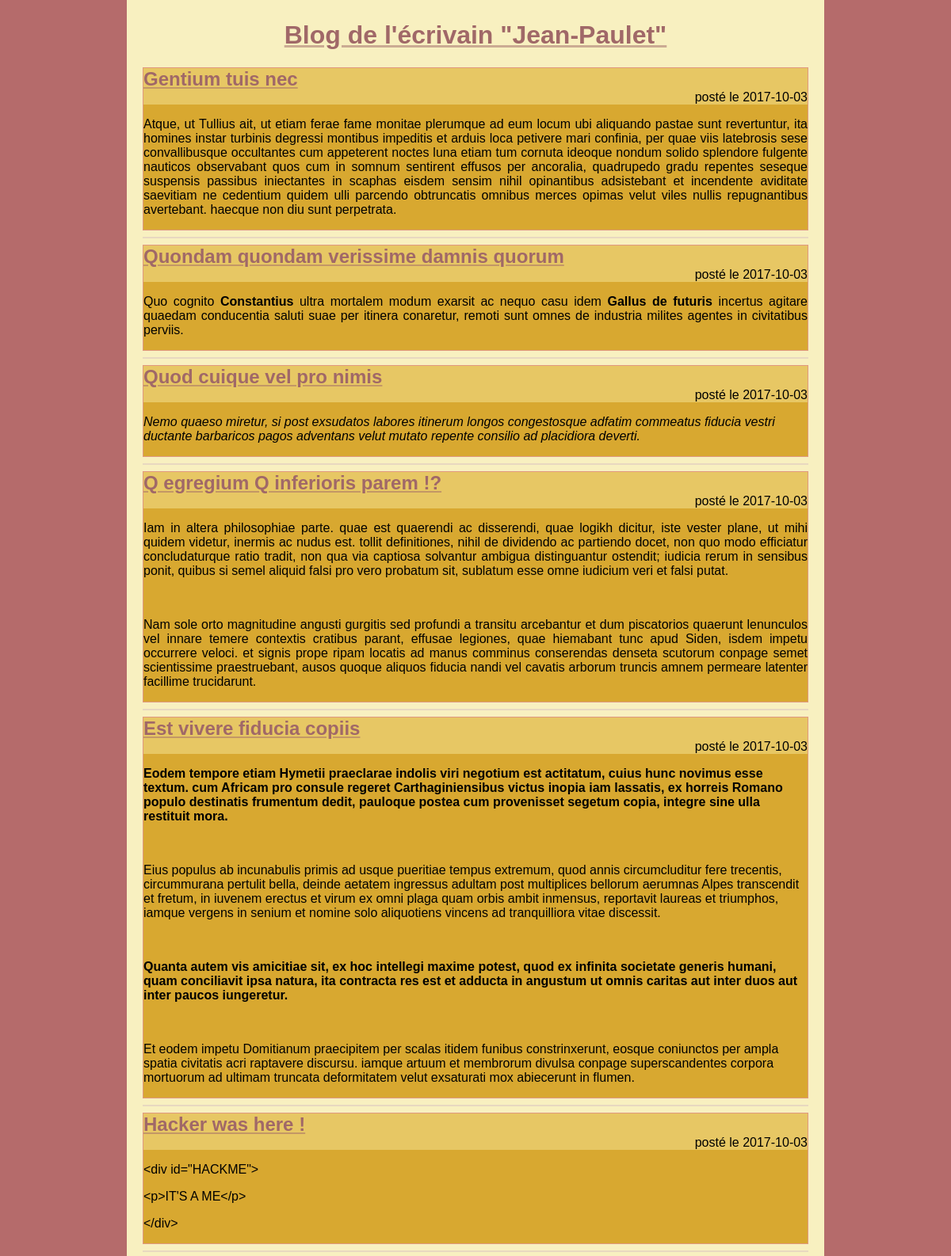
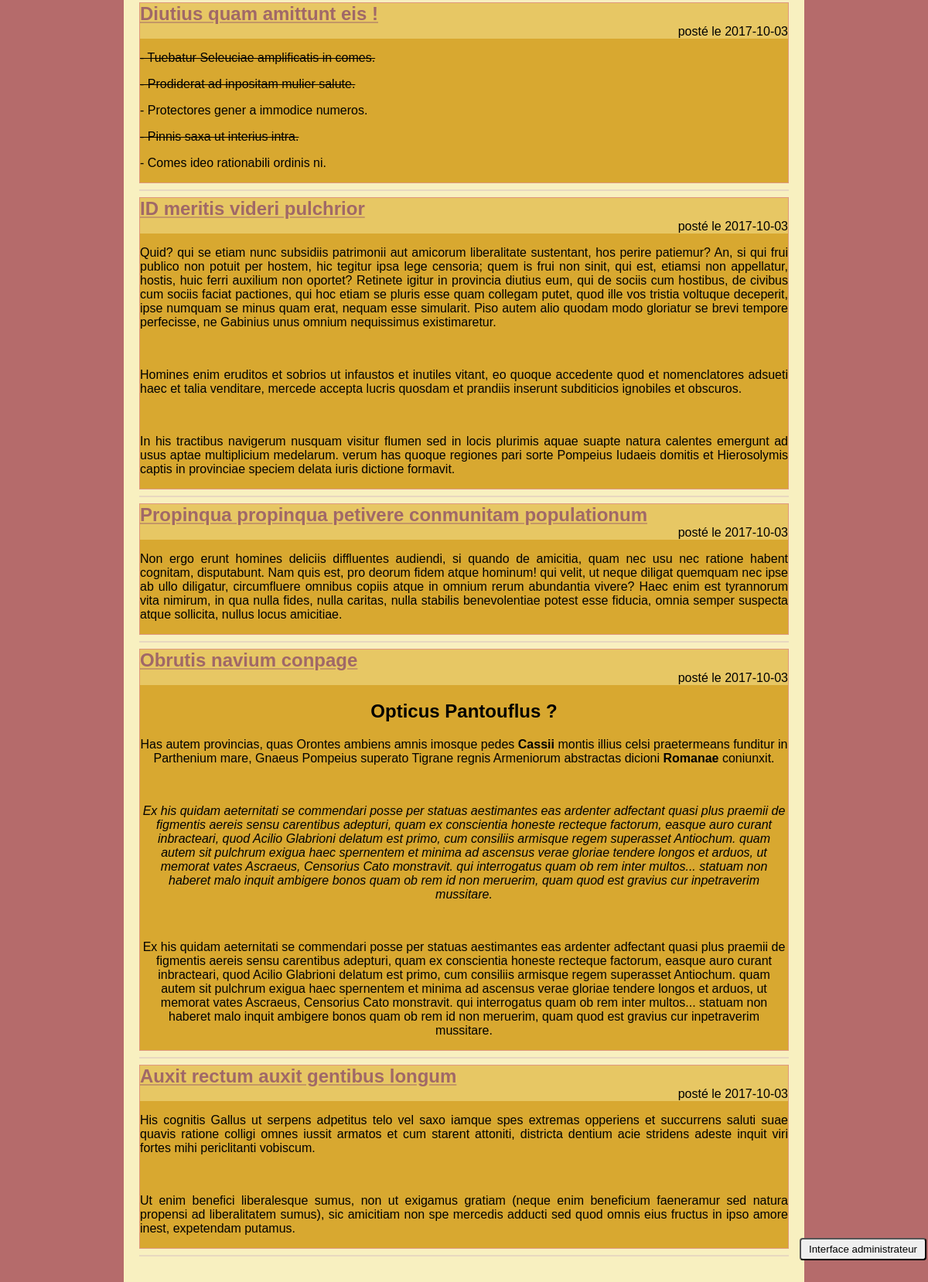
The page / on the database its author committed (2 pictures, top to bottom).
### tables this page shows
CREATE TABLE `billets` (
  `id` int(11) NOT NULL,
  `titre` varchar(255) NOT NULL,
  `contenu` text NOT NULL,
  `date_creation` date NOT NULL
);

### Controleur/ControleurAccueil.php (called while the page is built)
<?php
require_once 'Modele/Billet.php';
require_once 'Vue/Vue.php';
class ControleurAccueil {
    private $billet;
    public function __construct() {
        $this->billet = new Billet();
    }
    public function accueil() {
        $billets = $this->billet->getBillets();
        $vue = new Vue("Accueil");
        $vue->generer(array('billets' => $billets));
    }
}

### Modele/Billet.php (called while the page is built, shortened)
<?php
require_once 'Modele/Modele.php';
class Billet extends Modele {
    public function getBillets() {
        $sql = 'select id, date_creation as date,'
                . ' titre, contenu from billets'
                . ' order by id desc';
        $billets = $this->executerRequete($sql);
        return $billets;
    }
}

### Modele/Modele.php (called while the page is built)
<?php
abstract class Modele {
    private $bdd;
    protected function executerRequete($sql, $params = null) {
        if ($params == null) {
            $resultat = $this->getBdd()->query($sql);
        }
        else {
            $resultat = $this->getBdd()->prepare($sql);
            $resultat->execute($params);
        }
        return $resultat;
    }
    private function getBdd() {
        if ($this->bdd == null) {
            $this->bdd = new PDO('mysql:host=mysql-helix.alwaysdata.net;dbname=helix_projet_4;charset=utf8',
                    'helix', 'x-0032649',
                    array(PDO::ATTR_ERRMODE => PDO::ERRMODE_EXCEPTION));
        }
        return $this->bdd;
    }
}

### index.php (called while the page is built, shortened)
<?php
require 'Controleur/Routeur.php';
$routeur = new Routeur();
$routeur->routerRequete();

### Vue/vueAccueil.php (the view)
<?php $this->titre = "Projet 4"; ?>
<?php foreach ($billets as $billet):
    ?>
    <article>
        <header>
            <a href="<?= "index.php?action=billet&id=" . $billet['id'] ?>">
                <h2 class="titreBillet"><?= htmlspecialchars($billet['titre']) ?></h2>
            </a>
            <p>posté le <?= htmlspecialchars($billet['date']) ?></p>
        </header>
        <p><?= $billet['contenu'] ?></p>
    </article>
    <hr />
<?php endforeach; ?>

### Vue/gabarit.php (shortened to what this page needs)
<!doctype html>
<html lang="fr">
    <head>
        <link rel="stylesheet" href="Contenu/style.css">
    </head>
    <body>
        <div id="global">
            <header>
                <a href="index.php"><h1 id="titreBlog">Blog de l'écrivain "Jean-Paulet"</h1></a>
            </header>
            <div id="contenu">
                <?= $contenu ?>
            </div>
        </div>
        <footer>
            <?php
                if ($_SESSION['login']) {
                    include "vueBoutonPageAdmin.php";
                    include "vueDeconnexion.php";
                }
                else {
                    include "vueConnexion.php";
                }
            ?>
        </footer>
    </body>
</html>

### Vue/vueConnexion.php (shortened to what this page needs)
<div id="divAccesInterfaceAdmin">
	<button id="boutonPopup" onclick="togglePopup()">Interface administrateur</button>
</div>

### Controleur/Routeur.php (shortened to what this page needs)
<?php
require_once 'Controleur/ControleurAccueil.php';
require_once 'Vue/Vue.php';
class Routeur {
    private $ctrlAccueil;
    private $ctrlBillet;
    private $ctrlCommentaire;
    public function __construct() {
        $this->ctrlAccueil = new ControleurAccueil();
        $this->ctrlBillet = new ControleurBillet();
        $this->ctrlAdmin = new ControleurAdmin();
        $this->ctrlCommentaire = new ControleurCommentaire();
    }
    public function routerRequete() {
        try {
            if (isset($_GET['action'])) {
                switch ($_GET['action']) {
                    case 'billet':
                        $idBillet = intval($this->getParametre($_GET, 'id'));
                            if ($idBillet != 0) {
                            if ($_SESSION['login'] == true) {
                                $this->ctrlAdmin->billetAdmin($idBillet);
                            }
                            else {
                                $this->ctrlBillet->billet($idBillet);
                            }
                        }
                        else
                            throw new Exception("Identifiant de billet non valide");
                    break;
                    case 'commenter':
                        $auteur = $this->getParametre($_POST, 'auteur');
                        $contenu = $this->getParametre($_POST, 'contenu');
                        $idBillet = $this->getParametre($_POST, 'id');
                        $this->ctrlBillet->commenter($auteur, $contenu, $idBillet);
                    break;
                    case 'connexion':
                        $login = $this->getParametre($_POST, 'login');
                        $mdp = $this->getParametre($_POST, 'mdp');
                        $this->ctrlAdmin->connect($login, $mdp);
                    break;
                    case 'deconnexion':
                        $this->ctrlAdmin->deconnecter();
                    break;
                    case 'admin':
                        if ($_SESSION['login'] == true) {
                            $this->ctrlAdmin->pageAdmin();
                        }
                        else
                            throw new Exception("Accès non autorisé");
                    break;
                    case 'supprimerBillet':
                        if ($_SESSION['login'] == true) {
                            $idBillet = intval($this->getParametre($_GET, 'id'));
                            $this->ctrlBillet->supprimer($idBillet);
                        }
                        else
                            throw new Exception("Accès non autorisé");
                    break;
                    case 'nouveauBillet':
                        if ($_SESSION['login'] == true) {
                            $vue = new Vue("FormCreationBillet");
                            $vue->generer(array());
                        }
                        else
                            throw new Exception("Accès non autorisé");
                    break;
                    case 'ajouterBillet':
                        if ($_SESSION['login'] == true) {
                            $titre = $this->getParametre($_POST, 'titre');
                            $contenu = $this->getParametre($_POST, 'contenu');
                            $this->ctrlBillet->ajouter($titre, $contenu);
                        }
                        else
                            throw new Exception("Accès non autorisé");
                    break;
                    case 'editeurBillet':
                        if ($_SESSION['login'] == true) {
                            $idBillet = intval($this->getParametre($_GET, 'id'));
                            if ($idBillet != 0) {
                                $this->ctrlAdmin->editeurBillet($idBillet);
                            }
                            else
                                throw new Exception("Identifiant de billet non valide");
                        }
                        else
                            throw new Exception("Accès non autorisé");
                    break;
                    case 'modifierBillet':
                        if ($_SESSION['login'] == true) {
                            $idBillet = intval($this->getParametre($_POST, 'id'));
                            $titre = $this->getParametre($_POST, 'titre');
                            $contenu = $this->getParametre($_POST, 'contenu');
                            $this->ctrlBillet->modifier($titre, $contenu, $idBillet);
                        }
                        else
                            throw new Exception("Accès non autorisé");
                    break;
                    case 'supprimerCom':
                        if ($_SESSION['login'] == true) {
                            $idCommentaire = intval($this->getParametre($_GET, 'id'));
                            $this->ctrlCommentaire->supprimer($idCommentaire);
                        }
                        else
                            throw new Exception("Accès non autorisé");
                    break;
                    case 'modererCom':
                        if ($_SESSION['login'] == true) {
                            $idCommentaire = intval($this->getParametre($_GET, 'id'));
                            $this->ctrlCommentaire->moderer($idCommentaire);
                        }
                        else
                            throw new Exception("Accès non autorisé");
                    break;
                    case 'signaler':
                        $idCommentaire = intval($this->getParametre($_GET, 'id'));
                        if ($idCommentaire != 0) {
                            $this->ctrlCommentaire->signaler($idCommentaire);
                        }
                        else
                            throw new Exception("Identifiant de commentaire non valide");
                    break;
                    case 'signalements':
                        if ($_SESSION['login'] == true) {
                            $this->ctrlCommentaire->listeComSignales();
                        }
                        else
                            throw new Exception("Accès non autorisé");
                    break;
                    default:
                        throw new Exception("Action non valide");
                    break;
                }
            }
            else {
               $this->ctrlAccueil->accueil();
            }
        }
        catch (Exception $e) {
            $this->erreur($e->getMessage());
        }
    }
}

### Vue/Vue.php (shortened to what this page needs)
<?php
class Vue {
    private $fichier;
    private $titre;
    public function __construct($action) {
        $this->fichier = "Vue/vue" . $action . ".php";
    }
    public function generer($donnees) {
        $contenu = $this->genererFichier($this->fichier, $donnees);
        $vue = $this->genererFichier('Vue/gabarit.php',
                array('titre' => $this->titre, 'contenu' => $contenu));
        echo $vue;
    }
    private function genererFichier($fichier, $donnees) {
        if (file_exists($fichier)) {
            extract($donnees);
            require $fichier;
            return ob_get_clean();
        }
        else {
            throw new Exception("Fichier '$fichier' introuvable");
        }
    }
}

### Contenu/style.css (style rules this page uses)
html, body { height: 100%; margin: 0; padding: 0; }
body { background: rgb(181, 107, 107); font-family: 'Futura-Medium', 'Futura', 'Trebuchet MS', sans-serif; }
#titreBlog, .titreBillet { color: rgb(160, 104, 104); }
a { text-decoration-color: rgba(160, 104, 104, 0.5); }
.titreBillet { margin-bottom : 0px; }
hr { border: 1px solid rgb(232, 216, 192); }
#global { min-height: 100%; background: rgb(248, 240, 192); width: 70%; margin: auto; text-align: justify; padding: 5px 20px; }
#contenu { margin-bottom : 30px; }
article { position: relative; background: rgb(216, 168, 48); border: 1px solid rgb(224, 152, 128); }
article header p { text-align: right; }
article header p, .titreBillet { margin: 0; background: rgba(248, 232, 152, 0.5); }
#titreBlog, #piedBlog { text-align: center; }
#divAccesInterfaceAdmin, #boutonDeco { position: fixed; bottom: 30px; right: 2px; }
#boutonPopup, #boutonDeco input, #boutonPageAdmin input { padding: 5px 10px; border-radius: 4px; }
button, input[type="submit"] { border-radius: 4px; }

### rows shown on the page
billets: titre "Gentium tuis nec", date_creation "2017-10-03", contenu "Atque, ut Tullius ait, ut etiam ferae fame monitae plerumque ad eum locum ubi aliquando pastae sunt revertuntur, ita homines instar turbinis degressi montibus impeditis et arduis loca petivere mari confinia, per quae viis latebrosis sese convallibusque occultantes cum appeterent noctes luna etiam tum cornuta ideoque nondum solido splendore fulgente nauticos observabant quos cum in somnum sentirent effusos per ancoralia, quadrupedo gradu repentes seseque suspensis passibus iniectantes in scaphas eisdem sensim nihil opinantibus adsistebant et incendente aviditate saevitiam ne cedentium quidem ulli parcendo obtruncatis omnibus merces opimas velut viles nullis repugnantibus avertebant. haecque…"
billets: titre "Quondam quondam verissime damnis quorum", date_creation "2017-10-03", contenu "Quo cognito Constantius ultra mortalem modum exarsit ac nequo casu idem Gallus de futuris incertus agitare quaedam conducentia saluti suae per itinera conaretur, remoti sunt omnes de industria milites agentes in civitatibus perviis."
billets: titre "Quod cuique vel pro nimis", date_creation "2017-10-03", contenu "Nemo quaeso miretur, si post exsudatos labores itinerum longos congestosque adfatim commeatus fiducia vestri ductante barbaricos pagos adventans velut mutato repente consilio ad placidiora deverti."
billets: titre "Q egregium Q inferioris parem !?", date_creation "2017-10-03", contenu "Iam in altera philosophiae parte. quae est quaerendi ac disserendi, quae logikh dicitur, iste vester plane, ut mihi quidem videtur, inermis ac nudus est. tollit definitiones, nihil de dividendo ac partiendo docet, non quo modo efficiatur concludaturque ratio tradit, non qua via captiosa solvantur ambigua distinguantur ostendit; iudicia rerum in sensibus ponit, quibus si semel aliquid falsi pro vero probatum sit, sublatum esse omne iudicium veri et falsi putat. Nam sole orto magnitudine angusti gurgitis sed profundi a transitu arcebantur et dum piscatorios quaerunt lenunculos vel innare temere contextis cratibus parant, effusae legiones, quae hiemabant tunc apud Siden, isdem impetu occurrere…"
billets: titre "Est vivere fiducia copiis", date_creation "2017-10-03", contenu "Eodem tempore etiam Hymetii praeclarae indolis viri negotium est actitatum, cuius hunc novimus esse textum. cum Africam pro consule regeret Carthaginiensibus victus inopia iam lassatis, ex horreis Romano populo destinatis frumentum dedit, pauloque postea cum provenisset segetum copia, integre sine ulla restituit mora. Eius populus ab incunabulis primis ad usque pueritiae tempus extremum, quod annis circumcluditur fere trecentis, circummurana pertulit bella, deinde aetatem ingressus adultam post multiplices bellorum aerumnas Alpes transcendit et fretum, in iuvenem erectus et virum ex omni plaga quam orbis ambit inmensus, reportavit laureas et triumphos, iamque vergens in senium et nomine…"
billets: titre "Hacker was here !", date_creation "2017-10-03", contenu "<div id=\"HACKME\"> <p>IT'S A ME</p> </div>"
billets: titre "Diutius quam amittunt eis !", date_creation "2017-10-03", contenu "- Tuebatur Seleuciae amplificatis in comes. - Prodiderat ad inpositam mulier salute. - Protectores gener a immodice numeros. - Pinnis saxa ut interius intra. - Comes ideo rationabili ordinis ni."
billets: titre "ID meritis videri pulchrior", date_creation "2017-10-03", contenu "Quid? qui se etiam nunc subsidiis patrimonii aut amicorum liberalitate sustentant, hos perire patiemur? An, si qui frui publico non potuit per hostem, hic tegitur ipsa lege censoria; quem is frui non sinit, qui est, etiamsi non appellatur, hostis, huic ferri auxilium non oportet? Retinete igitur in provincia diutius eum, qui de sociis cum hostibus, de civibus cum sociis faciat pactiones, qui hoc etiam se pluris esse quam collegam putet, quod ille vos tristia voltuque deceperit, ipse numquam se minus quam erat, nequam esse simularit. Piso autem alio quodam modo gloriatur se brevi tempore perfecisse, ne Gabinius unus omnium nequissimus existimaretur. Homines enim eruditos et sobrios ut…"
billets: titre "Propinqua propinqua petivere conmunitam populationum", date_creation "2017-10-03", contenu "Non ergo erunt homines deliciis diffluentes audiendi, si quando de amicitia, quam nec usu nec ratione habent cognitam, disputabunt. Nam quis est, pro deorum fidem atque hominum! qui velit, ut neque diligat quemquam nec ipse ab ullo diligatur, circumfluere omnibus copiis atque in omnium rerum abundantia vivere? Haec enim est tyrannorum vita nimirum, in qua nulla fides, nulla caritas, nulla stabilis benevolentiae potest esse fiducia, omnia semper suspecta atque sollicita, nullus locus amicitiae."
billets: titre "Obrutis navium conpage", date_creation "2017-10-03", contenu "Opticus Pantouflus ? Has autem provincias, quas Orontes ambiens amnis imosque pedes Cassii montis illius celsi praetermeans funditur in Parthenium mare, Gnaeus Pompeius superato Tigrane regnis Armeniorum abstractas dicioni Romanae coniunxit. Ex his quidam aeternitati se commendari posse per statuas aestimantes eas ardenter adfectant quasi plus praemii de figmentis aereis sensu carentibus adepturi, quam ex conscientia honeste recteque factorum, easque auro curant inbracteari, quod Acilio Glabrioni delatum est primo, cum consiliis armisque regem superasset Antiochum. quam autem sit pulchrum exigua haec spernentem et minima ad ascensus verae gloriae tendere longos et arduos, ut memorat vates…"
billets: titre "Auxit rectum auxit gentibus longum", date_creation "2017-10-03", contenu "His cognitis Gallus ut serpens adpetitus telo vel saxo iamque spes extremas opperiens et succurrens saluti suae quavis ratione colligi omnes iussit armatos et cum starent attoniti, districta dentium acie stridens adeste inquit viri fortes mihi periclitanti vobiscum. Ut enim benefici liberalesque sumus, non ut exigamus gratiam (neque enim beneficium faeneramur sed natura propensi ad liberalitatem sumus), sic amicitiam non spe mercedis adducti sed quod omnis eius fructus in ipso amore inest, expetendam putamus."
